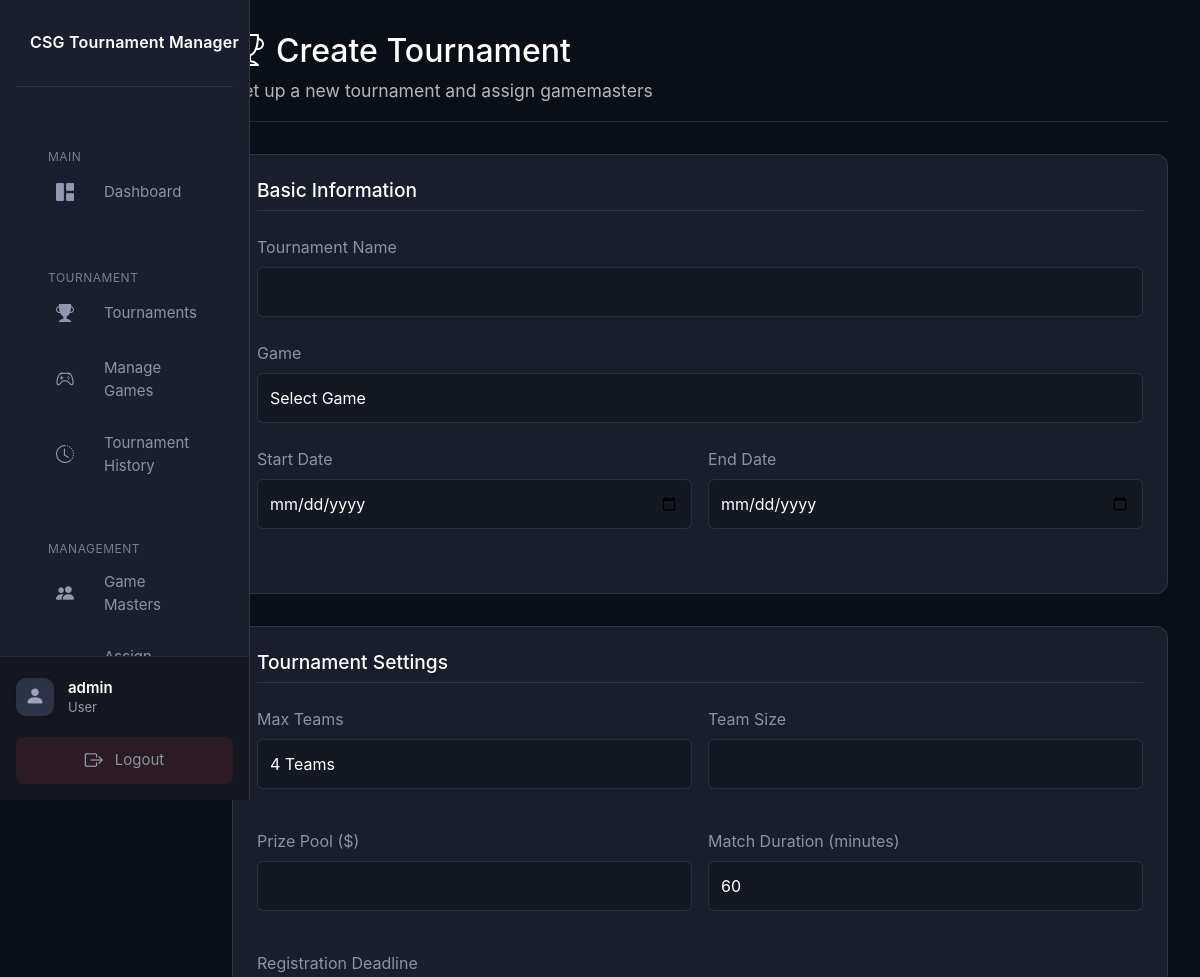
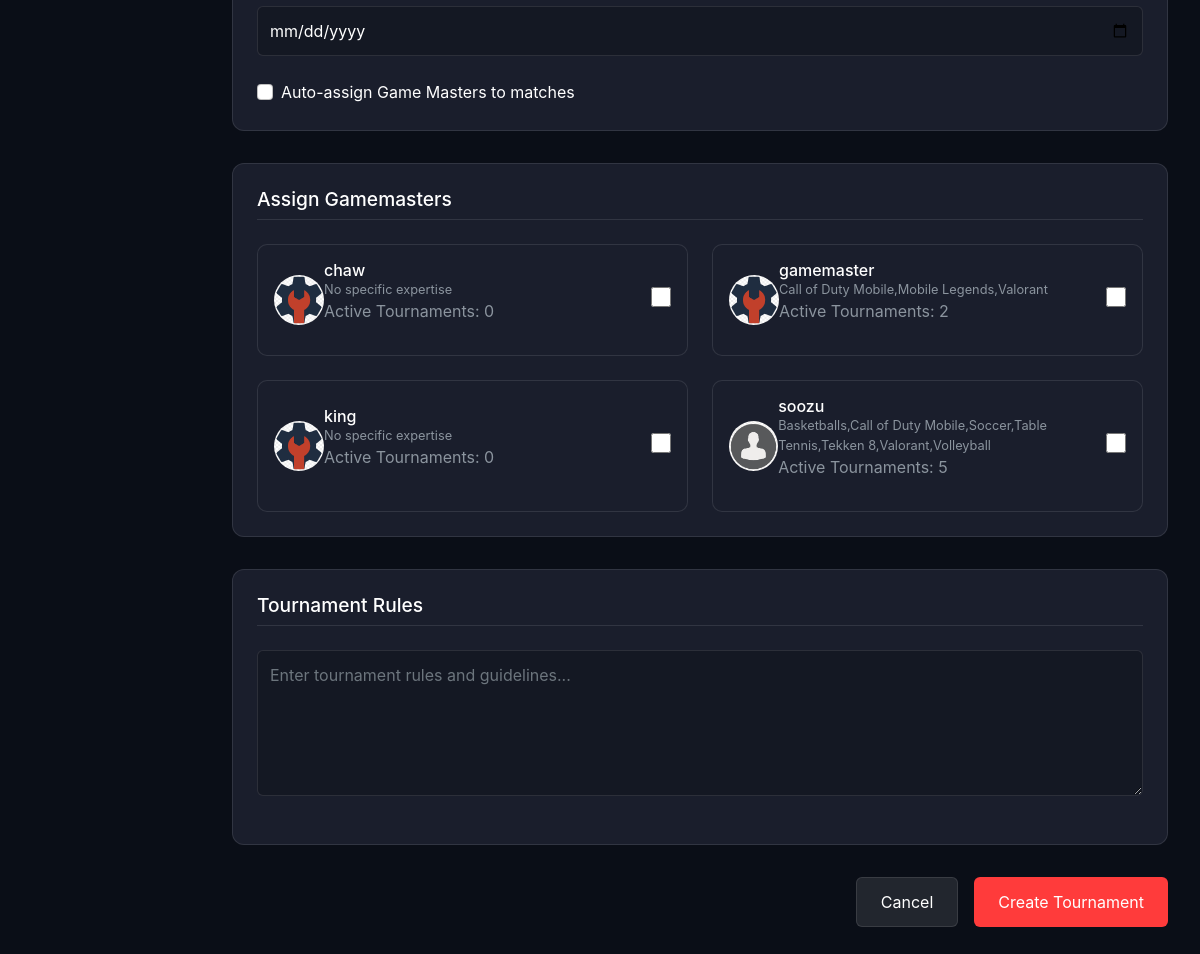
/admin/create_tournament.php (signed in), run on the app's committed database (2 pictures, top to bottom).
### tables this page shows
CREATE TABLE `users` (
  `id` int(11) NOT NULL,
  `username` varchar(50) NOT NULL,
  `full_name` varchar(100) DEFAULT NULL,
  `email` varchar(100) NOT NULL,
  `avatar` varchar(255) DEFAULT 'default.png',
  `email_notifications` tinyint(1) DEFAULT 1,
  `match_alerts` tinyint(1) DEFAULT 1,
  `tournament_updates` tinyint(1) DEFAULT 1,
  `dark_mode` tinyint(1) DEFAULT 0,
  `compact_view` tinyint(1) DEFAULT 0,
  `two_factor` tinyint(1) DEFAULT 0,
  `password` varchar(255) NOT NULL,
  `role` enum('admin','gamemaster','user') NOT NULL DEFAULT 'user',
  `status` enum('active','inactive','banned') NOT NULL DEFAULT 'active',
  `created_at` timestamp NOT NULL DEFAULT current_timestamp(),
  `updated_at` timestamp NULL DEFAULT NULL ON UPDATE current_timestamp()
);

### admin/create_tournament.php (the view, shortened to what this page needs)
<?php
require_once('../config/database.php');
$gamemasters_query = "
    SELECT
        u.id,
        u.username,
        u.full_name,
        u.avatar,
        u.status,
        GROUP_CONCAT(DISTINCT g.name) as game_expertise,
        COUNT(DISTINCT tgm.tournament_id) as active_tournaments,
        GROUP_CONCAT(DISTINCT g.id) as game_ids
    FROM users u
    LEFT JOIN gamemaster_games gg ON u.id = gg.user_id
    LEFT JOIN games g ON gg.game_id = g.id
    LEFT JOIN tournament_game_masters tgm ON u.id = tgm.user_id
    LEFT JOIN tournaments t ON tgm.tournament_id = t.id AND t.status != 'completed'
    WHERE u.role = 'gamemaster' AND u.status = 'active'
    GROUP BY u.id
    ORDER BY u.username";
$gamemasters = $conn->query($gamemasters_query);
?>
<!DOCTYPE html>
<html lang="en">
<head>
    <link href="https://cdn.jsdelivr.net/npm/bootstrap@5.1.3/dist/css/bootstrap.min.css" rel="stylesheet">
    <link rel="stylesheet" href="https://cdn.jsdelivr.net/npm/bootstrap-icons@1.7.2/font/bootstrap-icons.css">
    <link href="../css/style.css" rel="stylesheet">
    <link href="css/create_tournament.css" rel="stylesheet">
    <link href="css/sidebar.css" rel="stylesheet">
</head>
<body>
    <div class="dashboard-container">
        <?php include 'includes/sidebar.php'; ?>
        <main class="main-content">
            <div class="content-header">
                <h1><i class="bi bi-trophy"></i> Create Tournament</h1>
                <p>Set up a new tournament and assign gamemasters</p>
            </div>
            <form method="POST" class="tournament-form">
                <div class="form-section">
                    <h2>Basic Information</h2>
                    <div class="form-group">
                        <label>Tournament Name</label>
                        <input type="text" name="name" class="form-control" required>
                    </div>
                    <div class="form-group">
                        <label>Game</label>
                        <select name="game_id" class="form-control" required>
                            <option value="">Select Game</option>
                        </select>
                    </div>
                    <div class="form-row">
                        <div class="form-group col">
                            <label>Start Date</label>
                            <input type="date" name="start_date" class="form-control" required
                                   min="<?php echo date('Y-m-d'); ?>">
                        </div>
                        <div class="form-group col">
                            <label>End Date</label>
                            <input type="date" name="end_date" class="form-control" required
                                   min="<?php echo date('Y-m-d'); ?>">
                        </div>
                    </div>
                </div>
                <div class="form-section">
                    <h2>Tournament Settings</h2>
                    <div class="form-row">
                        <div class="form-group col">
                            <label>Max Teams</label>
                            <select name="max_teams" class="form-control" required>
                                <option value="4">4 Teams</option>
                            </select>
                        </div>
                        <div class="form-group col">
                            <label>Team Size</label>
                            <input type="number" name="team_size" class="form-control" required min="1" id="teamSize">
                        </div>
                    </div>
                    <div class="form-row">
                        <div class="form-group col">
                            <label>Prize Pool ($)</label>
                            <input type="number" name="prize_pool" class="form-control" required min="0" step="100">
                        </div>
                        <div class="form-group col">
                            <label>Match Duration (minutes)</label>
                            <input type="number" name="match_duration" class="form-control" required min="5" value="60">
                        </div>
                    </div>
                    <div class="form-group">
                        <label>Registration Deadline</label>
                        <input type="date" name="registration_deadline" class="form-control" required>
                    </div>
                    <div class="form-check">
                        <input type="checkbox" name="auto_assign_gm" value="1" class="form-check-input" id="autoAssignGM">
                        <label class="form-check-label" for="autoAssignGM">
                            Auto-assign Game Masters to matches
                        </label>
                    </div>
                </div>
                <div class="form-section">
                    <h2>Assign Gamemasters</h2>
                    <div class="gamemaster-grid">
                        <?php while($gm = $gamemasters->fetch_assoc()): ?>
                            <div class="gamemaster-card" data-games="<?php echo $gm['game_ids']; ?>">
                                <div class="gamemaster-info">
                                    <img src="../images/avatars/<?php echo $gm['avatar']; ?>"
                                         alt="<?php echo htmlspecialchars($gm['username']); ?>"
                                         class="avatar">
                                    <div class="info-text">
                                        <h4><?php echo htmlspecialchars($gm['username']); ?></h4>
                                        <p class="expertise"><?php echo $gm['game_expertise'] ?: 'No specific expertise'; ?></p>
                                        <p class="active-tournaments">Active Tournaments: <?php echo $gm['active_tournaments']; ?></p>
                                    </div>
                                </div>
                                <div class="select-gm">
                                    <input type="checkbox" name="gamemasters[]" value="<?php echo $gm['id']; ?>">
                                </div>
                            </div>
                        <?php endwhile; ?>
                    </div>
                </div>
                <div class="form-section">
                    <h2>Tournament Rules</h2>
                    <div class="form-group">
                        <textarea name="rules" class="form-control" rows="5"
                                placeholder="Enter tournament rules and guidelines..."></textarea>
                    </div>
                </div>
                <div class="form-actions">
                    <button type="button" class="btn btn-secondary" onclick="history.back()">Cancel</button>
                    <button type="submit" class="btn btn-primary">Create Tournament</button>
                </div>
            </form>
        </main>
    </div>
</body>
</html>

### css/style.css (style rules this page uses)
:root { --dark-primary: #0a0e17; --dark-secondary: #1a1f2e; --dark-accent: #2a3142; --text-primary: #ffffff; --text-secondary: #b3b3b3; --accent-color: #ff3b3b; --success-color: #00d26a; --warning-color: #ffb800; }
body { background-color: var(--dark-primary); color: var(--text-primary); font-family: 'Inter', sans-serif; }
h1, h2, h3, h4, h5, h6 { color: var(--text-primary); }
p, span { color: var(--text-secondary); }
.form-control { background-color: var(--dark-accent); border: 1px solid var(--dark-secondary); color: var(--text-primary); }
.btn-primary { background-color: var(--accent-color); border: none; }
.content-header { margin-bottom: 2rem; padding-bottom: 1rem; border-bottom: 1px solid rgba(255, 255, 255, 0.1); }
.content-header h1 { margin: 0; font-size: 2rem; color: #fff; display: flex; align-items: center; gap: 0.75rem; }
.content-header p { margin: 0.5rem 0 0 0; color: rgba(255, 255, 255, 0.7); font-size: 1.1rem; }

### admin/css/create_tournament.css (style rules this page uses)
:root { --card-bg: #1a1e2c; --header-gradient: linear-gradient(145deg, rgba(255, 59, 59, 0.2) 0%, rgba(255, 0, 0, 0.1) 100%); --text-primary: #ffffff; --text-secondary: #8b949e; --accent-color: #ff3b3b; --border-color: rgba(255, 255, 255, 0.1); }
.main-content { margin-left: 260px; padding: 2rem; background: var(--bg-dark); min-height: 100vh; }
.tournament-form { max-width: 1200px; margin: 0 auto; }
.form-section { background: var(--card-bg); border-radius: 12px; padding: 1.5rem; margin-bottom: 2rem; border: 1px solid var(--border-color); }
.form-section h2 { color: var(--text-primary); font-size: 1.2rem; margin-bottom: 1.5rem; padding-bottom: 0.5rem; border-bottom: 1px solid var(--border-color); }
.form-row { display: grid; grid-template-columns: repeat(auto-fit, minmax(250px, 1fr)); gap: 1rem; margin-bottom: 1rem; }
.form-group { margin-bottom: 1.5rem; }
.form-group label { display: block; color: var(--text-secondary); margin-bottom: 0.5rem; }
.form-control { width: 100%; padding: 0.75rem; background: rgba(0, 0, 0, 0.2); border: 1px solid var(--border-color); border-radius: 6px; color: var(--text-primary); }
.gamemaster-grid { display: grid; grid-template-columns: repeat(auto-fill, minmax(300px, 1fr)); gap: 1.5rem; margin-top: 1rem; }
.gamemaster-card { background: var(--card-bg); border: 1px solid rgba(255, 255, 255, 0.1); border-radius: 10px; padding: 1rem; display: flex; justify-content: space-between; align-items: center; transition: all 0.3s ease; }
.avatar, .avatar-placeholder { width: 50px; height: 50px; border-radius: 50%; border: 2px solid var(--primary-color); }
.gamemaster-info { display: flex; align-items: center; }
.info-text h4 { margin: 0; color: var(--text-primary); font-size: 1rem; }
.expertise { margin: 0; font-size: 0.8rem; color: var(--text-secondary); }
.select-gm input[type="checkbox"] { width: 20px; height: 20px; cursor: pointer; }
.form-actions { display: flex; justify-content: flex-end; gap: 1rem; margin-top: 2rem; }
.btn { padding: 0.75rem 1.5rem; border-radius: 6px; font-size: 1rem; cursor: pointer; transition: all 0.2s ease; }
.btn-primary { background: var(--accent-color); color: white; border: none; }
.btn-secondary { background: rgba(255, 255, 255, 0.1); color: var(--text-primary); border: 1px solid var(--border-color); }
@media (max-width: 1200px) { .main-content { margin-left: 200px; } }

### data on the page
users: avatar (placeholder picture), username "chaw", game_expertise "No specific expertise", active_tournaments "0"
users: avatar (placeholder picture), username "gamemaster", game_expertise "Call of Duty Mobile,Mobile Legends,Valorant", active_tournaments "2"
users: avatar (placeholder picture), username "king", game_expertise "No specific expertise", active_tournaments "0"
users: avatar (picture), username "soozu", game_expertise "Basketballs,Call of Duty Mobile,Soccer,Table Tennis,Tekken 8,Valorant,Volleyball", active_tournaments "5"

### other printed values
$_SESSION['username'] "admin"
